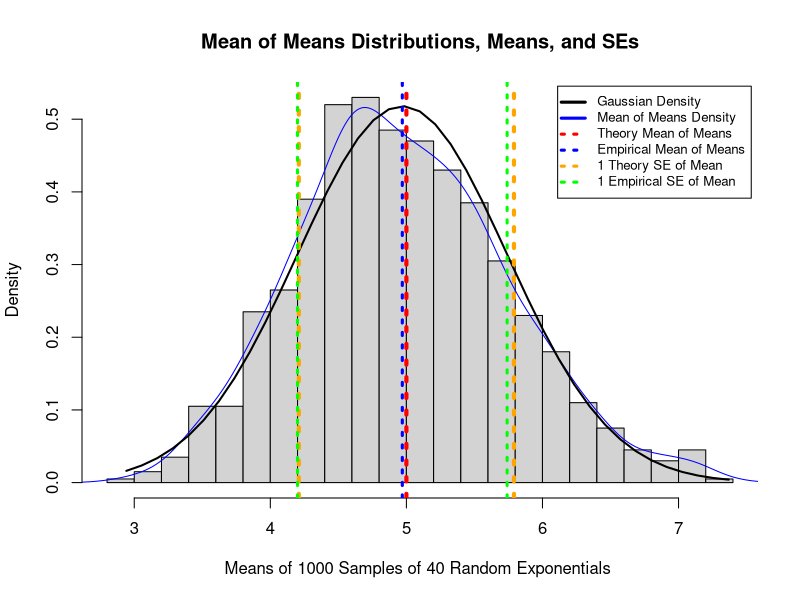
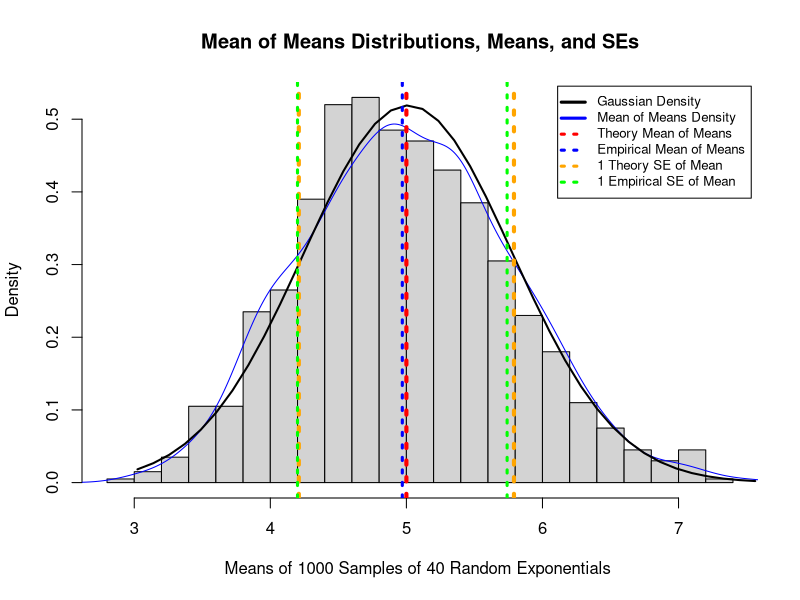

R code for these plots, in order:
## ---- chunk 1
#install.packages('plotrix', repos='http://cran.us.r-project.org')
library(plotrix)
lambda <- 0.2
n=40
num_sims=1:1000
sample_mean<-1/lambda
SD<-1/lambda
exp_mean_of_means <- sample_mean
exp_SE_of_means <- SD / sqrt(n)

## ---- chunk 2
rexp_sims<-data.frame(lapply(num_sims, function (x) {rexp(n,lambda)}))
colnames(rexp_sims)<-num_sims
rexp_sims_sample_means<-data.frame(sapply(rexp_sims,mean))
colnames(rexp_sims_sample_means)<-c("means")
emp_mean_of_means<-mean(rexp_sims_sample_means[,1])
emp_SE_of_means<-sd(rexp_sims_sample_means[,1])
h<-unlist(rexp_sims_sample_means[,1])
## ---- chunk 3
statistics<-c(exp_mean_of_means,
              emp_mean_of_means,
              exp_SE_of_means,
              emp_SE_of_means)
  
t<-matrix(data=c(exp_mean_of_means,emp_mean_of_means,exp_SE_of_means,emp_SE_of_means), nrow=2, ncol=2, byrow=TRUE)
t<-data.frame(t)
colnames(t)<-c("Theoretical","Empirical")
rownames(t)<-c("Mean","SE")
hist(h,breaks=20,col="light gray",prob=TRUE,main="Mean of Means Distributions, Means, and SEs",xlab="Means of 1000 Samples of 40 Random Exponentials ") 
lines(density(h),col="blue")
legend("topright",legend=c("Gaussian Density", "Mean of Means Density", "Theory Mean of Means", "Empirical Mean of Means","1 Theory SE of Mean", "1 Empirical SE of Mean"),lty=c(1,1,3,3,3,3),lwd=c(3,3,3,3,3,3), col=c("black","blue","red", "blue","orange","green"),merge=TRUE,inset=.01,cex=.8,adj=0) 
xfit<-seq(min(h),max(h),length=40) 
    yfit<-dnorm(xfit,mean=mean(h),sd=sd(h))
lines(xfit, yfit, col="black", lwd=2)
abline(v=exp_mean_of_means,col="red", lwd=4, lty=3)
abline(v=emp_mean_of_means,col="blue", lwd=3, lty=3)
abline(v=exp_mean_of_means-exp_SE_of_means,col="orange", lwd=4, lty=3)
abline(v=exp_mean_of_means+exp_SE_of_means,col="orange", lwd=4, lty=3)
abline(v=emp_mean_of_means-emp_SE_of_means,col="green", lwd=3, lty=3)
abline(v=emp_mean_of_means+emp_SE_of_means,col="green", lwd=3, lty=3)

## ---- chunk 4

a_lambda <- 0.2
a_n=40
a_num_sims=1:1000
a_sample_mean<-1/lambda
a_SD<-1/a_lambda
a_exp_mean_of_means <- a_sample_mean
a_exp_SE_of_means <- SD / sqrt(n)
## ---- chunk 5
a_rexp_sims<-data.frame(lapply(a_num_sims, function (x) {rexp(a_n,a_lambda)}))
colnames(a_rexp_sims)<-a_num_sims
a_rexp_sims_sample_means<-data.frame(sapply(a_rexp_sims,mean))
colnames(a_rexp_sims_sample_means)<-c("means")
a_emp_mean_of_means<-mean(a_rexp_sims_sample_means[,1])
a_emp_SE_of_means<-sd(a_rexp_sims_sample_means[,1])
a_h<-unlist(a_rexp_sims_sample_means[,1])


## ---- chunk 6
statistics<-c(a_exp_mean_of_means,
              a_emp_mean_of_means,
              a_exp_SE_of_means,
              a_emp_SE_of_means)
  
a_t<-matrix(data=c(a_exp_mean_of_means,
                   a_emp_mean_of_means,a_exp_SE_of_means,a_emp_SE_of_means),
            nrow=2, ncol=2, byrow=TRUE)
a_t<-data.frame(a_t)
colnames(a_t)<-c("Theoretical","Empirical")
rownames(a_t)<-c("Mean","SE")

hist(h,breaks=20,col="light gray",prob=TRUE,main="Mean of Means Distributions, Means, and SEs",xlab="Means of 1000 Samples of 40 Random Exponentials ") 
lines(density(a_h),col="blue")
legend("topright",legend=c("Gaussian Density", "Mean of Means Density", "Theory Mean of Means", "Empirical Mean of Means","1 Theory SE of Mean", "1 Empirical SE of Mean"),lty=c(1,1,3,3,3,3),lwd=c(3,3,3,3,3,3), col=c("black","blue","red", "blue","orange","green"),merge=TRUE,inset=.01,cex=.8,adj=0) 
a_xfit<-seq(min(a_h),max(a_h),length=40) 
    a_yfit<-dnorm(a_xfit,mean=mean(a_h),sd=sd(a_h))
lines(a_xfit, a_yfit, col="black", lwd=2)
abline(v=exp_mean_of_means,col="red", lwd=4, lty=3)
abline(v=emp_mean_of_means,col="blue", lwd=3, lty=3)
abline(v=exp_mean_of_means-exp_SE_of_means,col="orange", lwd=4, lty=3)
abline(v=exp_mean_of_means+exp_SE_of_means,col="orange", lwd=4, lty=3)
abline(v=emp_mean_of_means-emp_SE_of_means,col="green", lwd=3, lty=3)
abline(v=emp_mean_of_means+emp_SE_of_means,col="green", lwd=3, lty=3)

